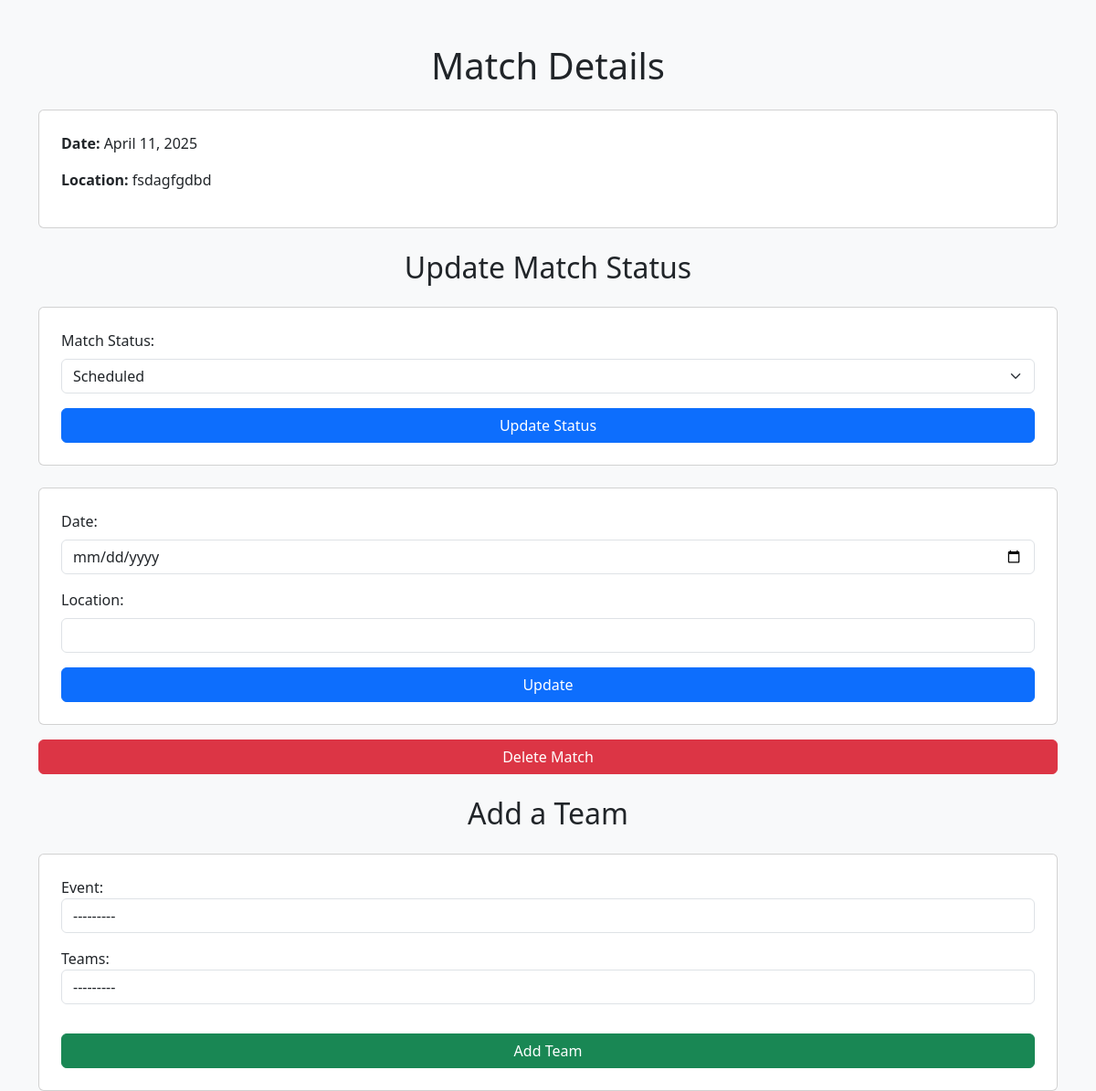
The app's page /match_details/1/, older data.
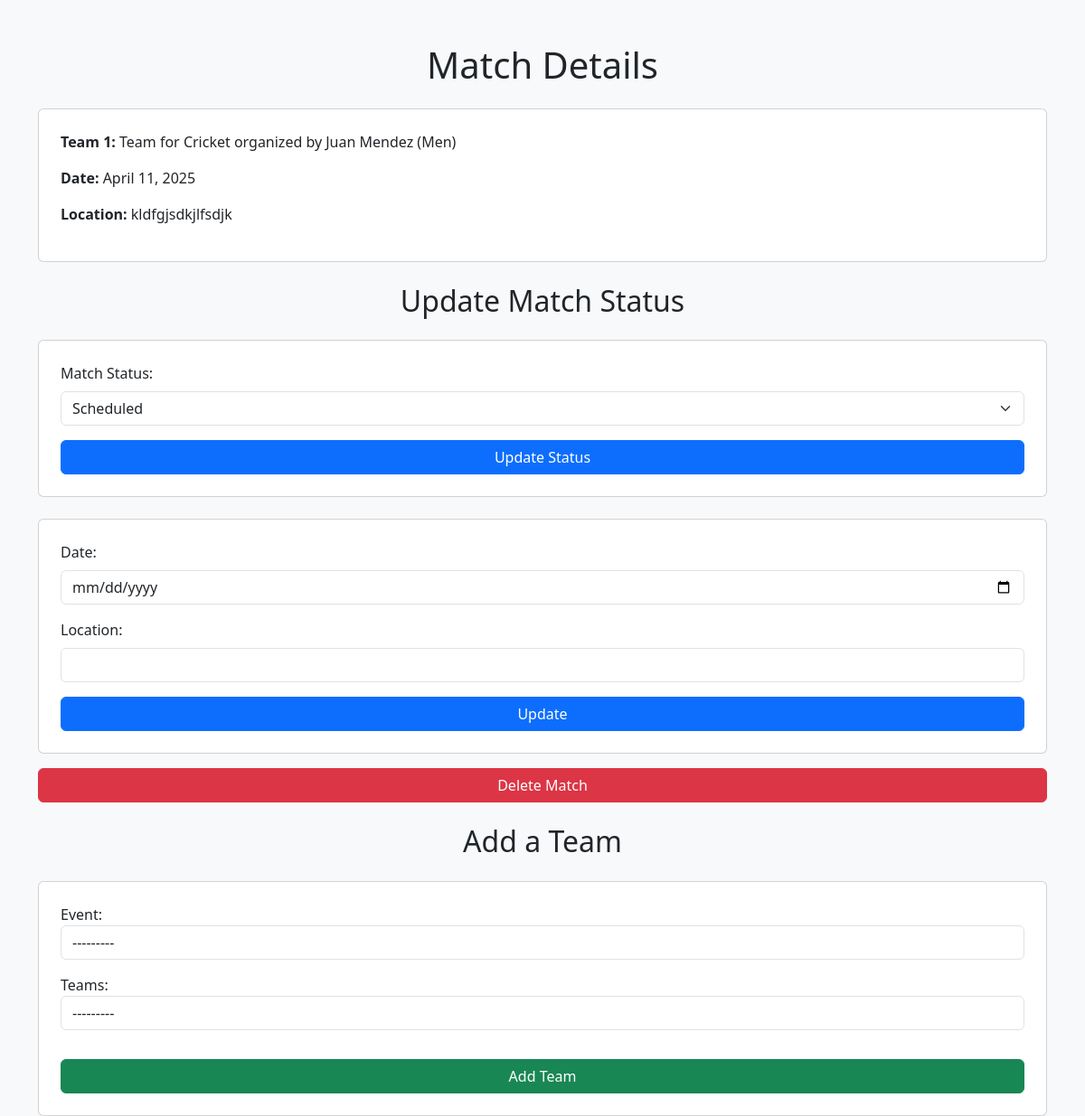
The same page, newer data.
### portal/models.py (models this page shows, shortened)
class Match(models.Model):
    date = models.DateField()
    time = models.TimeField()
    venue = models.CharField(max_length=100)
    organizer = models.ForeignKey(Organizer, on_delete=models.CASCADE)
    teams = models.ManyToManyField(Team)
    event = models.ForeignKey(Event, on_delete=models.CASCADE)
    status = models.CharField(max_length=20, default='Scheduled', choices=[
        ('Scheduled', 'Scheduled'),
        ('Completed', 'Completed'),
        ('Cancelled', 'Cancelled'),
    ])
    def __str__(self):
        return self.organizer.name + " " + str(self.date) + " " + str(self.time) + " " + self.venue

class Team(models.Model):
    captain=models.ForeignKey(Participant, on_delete=models.CASCADE, related_name='captain')
    college=models.ForeignKey(College, on_delete=models.CASCADE)
    participants = models.ManyToManyField(Participant)
    event = models.OneToOneField(Event, on_delete=models.CASCADE, related_name='team_event', null=True, blank=True)
    max_size = models.IntegerField()
    def __str__(self):
        return f"Team for {self.event.name_of_sports} organized by {self.event.organizer.name} ({self.event.gender})"

class Event(models.Model):
    SPORT_CHOICES= [
        ('Cricket', 'Cricket'),
        ('Football', 'Football'),
        ('Badminton', 'Badminton'),
        ('Athletics-100m', 'Athletics-100m'),
        ('Athletics-200m', 'Athletics-200m'),
    ]
    GENDER_CHOICES = [
        ('Men','Men'),
        ('Women','Women'),
        ('Mixed','Mixed'),
    ]
    SCORE_CHOICES = [
        ('Runs', 'Runs'),
        ('Goals', 'Goals'),
        ('Points', 'Points'),
        ('Time', 'Time'),
    ]
    name_of_sports = models.CharField(max_length=100, choices=SPORT_CHOICES)
    scoring_system = models.CharField(max_length=50, choices=SCORE_CHOICES)
    gender = models.CharField(max_length=50, choices=GENDER_CHOICES)
    organizer=models.ForeignKey(Organizer, on_delete=models.CASCADE)
    max_size = models.IntegerField()
    min_size = models.IntegerField()

class Organizer(AbstractUser):
    name = models.CharField(max_length=100)
    def generate_random_password(length=10):
        characters = string.ascii_letters + string.digits + string.punctuation
        return ''.join(random.choice(characters) for i in range(length))
    password = models.CharField(max_length=100, default=generate_random_password)
    email = models.EmailField()
    phone = models.CharField(max_length=10)
    organizerCompany = models.CharField(max_length=100)
    groups = models.ManyToManyField(
        'auth.Group',
        related_name='organizer_groups',  # Add a unique related_name
        blank=True,
        help_text='The groups this user belongs to.',
        verbose_name='groups',
    )
    user_permissions = models.ManyToManyField(
        'auth.Permission',
        related_name='organizer_permissions',  # Add a unique related_name
        blank=True,
        help_text='Specific permissions for this user.',
        verbose_name='user permissions',
    )

### portal/views.py (the view)
# urls.py: path('match_details/<int:match_id>/',views.match_details,name='match_details'),
def match_details(request, match_id):
    match = Match.objects.get(id=match_id)
    print(match.teams)
    teams = match.teams.all()
    print(match)
    form = TeamForm()
    context = {
        'match': match,
        'teams': teams,
        'form': form
    }
    return render(request, 'portal/matchDetails.html', context)

### portal/forms.py
class TeamForm(forms.ModelForm):
    event = forms.ModelChoiceField(
        queryset=Event.objects.none(),
        widget=forms.Select(attrs={'class': 'form-control'})
    )
    teams = forms.ModelChoiceField(
            queryset=Team.objects.none(),
            widget=forms.Select(attrs={'class': 'form-control'})
    )
    def __init__(self, *args, **kwargs):
        user = kwargs.pop('user', None)
        super().__init__(*args, **kwargs)
        if user and user.is_authenticated:
            self.fields['event'].queryset = Event.objects.filter(organizer=user)
        else:
            self.fields['event'].queryset = Event.objects.none()
        event = kwargs.pop('event', None)
        if event:
            self.fields['teams'].queryset = Team.objects.filter(event=event)
    class Meta:
        model = Team
        fields = ['event', 'teams']

### portal/templates/portal/matchDetails.html (shortened to what this page needs)
<!DOCTYPE html>
<html lang="en">
<head>
    <link href="https://cdn.jsdelivr.net/npm/bootstrap@5.3.0/dist/css/bootstrap.min.css" rel="stylesheet">
</head>
<body class="bg-light">
    <div class="container mt-5">
        <h1 class="text-center mb-4">Match Details</h1>
        <div id="match-details" class="card p-4 mb-4">
            {% for team in teams %}
            <p><strong>Team {{ forloop.counter }}:</strong> {{ team }}</p>
            {% endfor %}
            <p><strong>Date:</strong> {{ match.date }}</p>
            <p><strong>Location:</strong> {{ match.venue }}</p>
        </div>
        <h2 class="text-center mb-4">Update Match Status</h2>
        <form method="POST" action="{% url 'update_status' match_id=match.id %}" class="card p-4 mb-4">
            <div class="mb-3">
            <label for="status" class="form-label">Match Status:</label>
            <select id="status" name="status" class="form-select">
                <option value="Scheduled" selected>Scheduled</option>
            </select>
            </div>
            <button type="submit" class="btn btn-primary w-100">Update Status</button>
        </form>
        <form method="POST" action="{% url 'update_details' match_id=match.id %}" class="card p-4">
            <div class="mb-3">
                <label for="date" class="form-label">Date:</label>
                <input type="date" id="date" name="date" class="form-control" value="{{ match.date }}">
            </div>
            <div class="mb-3">
                <label for="location" class="form-label">Location:</label>
                <input type="text" id="location" name="location" class="form-control" value="{{ match.location }}">
            </div>
            <button type="submit" class="btn btn-primary w-100">Update</button>
        </form>
                <form method="POST" action="{% url 'delete_match' match_id=match.id %}">
                    <button type="submit" class="btn btn-danger w-100">
                        Delete Match
                    </button>
                </form>
        </div>
    <div class="container mt-4">
        <h2 class="text-center mb-4">Add a Team</h2>
        <form method="POST" action="{% url 'add_team' match_id=match.id %}" class="card p-4">
            <div class="mb-3">
                {{ form.as_p }}
            </div>
            <button type="submit" class="btn btn-success w-100">Add Team</button>
        </form>
    </div>
</body>
</html>

Row changes from the older to the newer data that the page shows:
now on this page (row unchanged): Team: event.gender "Team for Cricket organized by Juan Mendez (Men)"
changed Match: venue "fsdagfgdbd" → "kldfgjsdkjlfsdjk"
